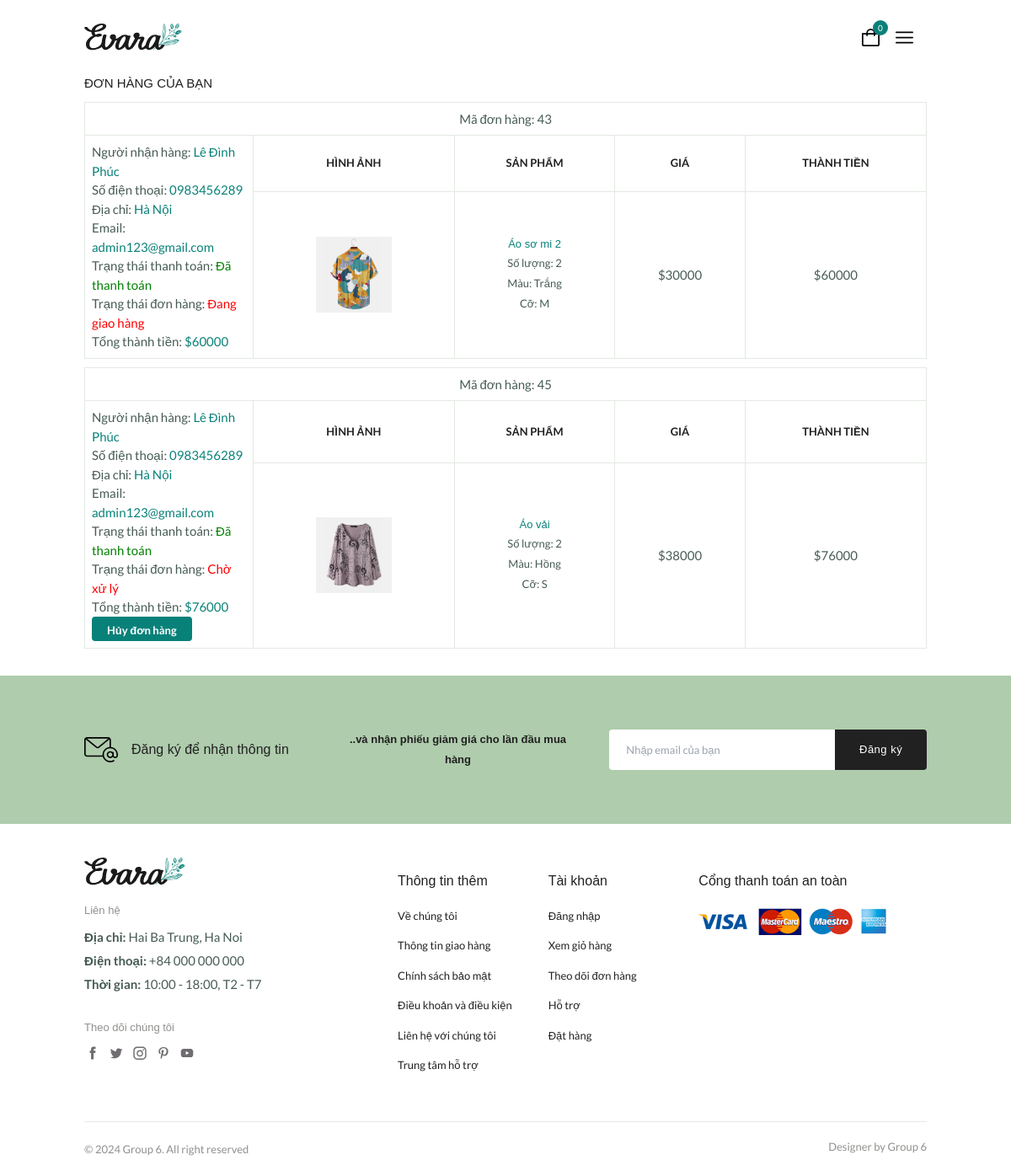
/index.php?act=theodoidonhang (signed in), run on the app's committed database.
### tables this page shows
CREATE TABLE `donhang` (
  `id_don_hang` int(10) NOT NULL,
  `id_trangthai` int(10) NOT NULL,
  `ho_va_ten` varchar(255) NOT NULL,
  `email` varchar(255) NOT NULL,
  `so_dien_thoai` varchar(11) NOT NULL,
  `dia_chi` varchar(255) NOT NULL,
  `thanh_toan` int(10) NOT NULL,
  `giam_gia` varchar(255) DEFAULT NULL,
  `ngay_dat_hang` date NOT NULL DEFAULT current_timestamp(),
  `tong_thanh_tien` float NOT NULL
);

CREATE TABLE `thanhtoan` (
  `id_thanh_toan` int(10) NOT NULL,
  `trang_thai_thanh_toan` varchar(255) NOT NULL
);

CREATE TABLE `trangthai` (
  `id_trang_thai` int(10) NOT NULL,
  `ten_trang_thai` varchar(255) NOT NULL
);

CREATE TABLE `chitietdonhang` (
  `id_ct_don_hang` int(10) NOT NULL,
  `id_bienthe` int(10) NOT NULL,
  `id_donhang` int(10) NOT NULL,
  `gia` float NOT NULL,
  `so_luong` int(10) NOT NULL,
  `thanh_tien` float NOT NULL
);

CREATE TABLE `sanpham` (
  `id_san_pham` int(10) NOT NULL,
  `id_danhmuc` int(10) NOT NULL,
  `ten_san_pham` varchar(255) NOT NULL,
  `hinh_anh` varchar(255) NOT NULL,
  `mo_ta` text NOT NULL,
  `luot_xem` int(10) NOT NULL DEFAULT 0,
  `kich_hoat` bit(1) NOT NULL DEFAULT b'1'
);

CREATE TABLE `mausac` (
  `id_mau_sac` int(10) NOT NULL,
  `ten_mau_sac` varchar(255) NOT NULL,
  `ma_mau` varchar(255) NOT NULL
);

CREATE TABLE `kichco` (
  `id_kich_co` int(10) NOT NULL,
  `ten_kich_co` varchar(255) NOT NULL
);

### models/pdo.php (called while the page is built, shortened)
<?php
function pdo_get_connection(){
    $dburl = "mysql:host=localhost;dbname=db_duan1;charset=utf8";
    $username = 'root';
    $password = '';
    $conn = new PDO($dburl, $username, $password);
    $conn->setAttribute(PDO::ATTR_ERRMODE, PDO::ERRMODE_EXCEPTION);
    return $conn;
}
function pdo_query($sql){
    $sql_args = array_slice(func_get_args(), 1);
    try{
        $conn = pdo_get_connection();
        $stmt = $conn->prepare($sql);
        $stmt->execute($sql_args);
        $rows = $stmt->fetchAll();
        return $rows;
    }
    catch(PDOException $e){
        throw $e;
    }
    finally{
        unset($conn);
    }
}

### models/donhang.php (called while the page is built, shortened)
<?php
    function loadAllOrdersByPhone($so_dien_thoai){
        $sql="SELECT id_don_hang,id_trangthai,ho_va_ten,so_dien_thoai,dia_chi,email,trang_thai_thanh_toan,ten_trang_thai,tong_thanh_tien FROM donhang
        JOIN trangthai ON trangthai.id_trang_thai=donhang.id_trangthai
        JOIN thanhtoan ON thanhtoan.id_thanh_toan=donhang.thanh_toan
        WHERE so_dien_thoai=$so_dien_thoai";
        $orders=pdo_query($sql);
        return $orders;
    }
    function loadAllOrdersDetailsByIdOrder($id_don_hang){
        $sql="SELECT id_donhang,tong_thanh_tien,hinh_anh,chitietdonhang.so_luong,chitietdonhang.gia,thanh_tien,ten_mau_sac,ten_kich_co,ten_san_pham FROM chitietdonhang
        JOIN donhang ON donhang.id_don_hang=chitietdonhang.id_donhang
        JOIN bienthe ON chitietdonhang.id_bienthe=bienthe.id_bien_the
        JOIN sanpham ON sanpham.id_san_pham=bienthe.id_sanpham
        JOIN mausac ON mausac.id_mau_sac=bienthe.id_mausac
        JOIN kichco ON kichco.id_kich_co=bienthe.id_kichco
        WHERE id_donhang=$id_don_hang";
        $orders=pdo_query($sql);
        return $orders;
    }
?>

### views/theodoidonhang.php (the view, shortened to what this page needs)
<main class='main'>
    <section class='container'>
    <?php
        if(isset($_SESSION['nguoidung'])){
            if (!empty($id_order)) {
            echo '<h3>ĐƠN HÀNG CỦA BẠN</h3>';
            foreach($id_order as $id_don_hang){
                extract($id_don_hang);
                if($id_trangthai==1){
                    $cancle='<form action="index.php?act=theodoidonhang" method="post">
                    <input type="hidden" name="id_donhang" value="'.$id_don_hang.'">
                    <button class="btn_cancle" onclick="return confirm(\'Bạn chắc chắn muốn hủy đơn hàng này\')"><input type="submit" name="cancelOrder" value="Hủy đơn hàng"></button>
                    </form>';
                }else if($id_trangthai==6){
                    $cancle='<form action="index.php?act=theodoidonhang" method="post">
                    <input type="hidden" name="id_donhang" value="'.$id_don_hang.'">
                    <button class="btn_cancle" onclick="return confirm(\'Bạn chắc chắn muốn trả hàng?\')"><input type="submit" name="returnOrder" value="Yêu cầu trả hàng"></button>
                    </form>';
                }else{
                    $cancle='';
                }
                if ($ten_trang_thai == "Giao hàng thành công") {
                    $mau = "green";
                } else {
                    $mau = "red";
                }
                if ($trang_thai_thanh_toan == "Đã thanh toán") {
                    $mau2 = "green";
                } else {
                    $mau2 = "red";
                }
                echo '
                    <table class="order__table mar">
                        <tr>
                            <td colspan="6">
                                Mã đơn hàng: '.$id_don_hang.'<br>
                            </td>
                        <tr>
                        <tr>
                            <td rowspan="4" class="table__rows">
                                Người nhận hàng: <span style="color: #088179;">'.$ho_va_ten.'</span><br>
                                Số điện thoại: <span style="color: #088179;">'.$so_dien_thoai.'</span><br>
                                Địa chỉ: <span style="color: #088179;">'.$dia_chi.'</span><br>
                                Email: <span style="color: #088179;">'.$email.'</span><br>
                                Trạng thái thanh toán: <span style="color: '.$mau2.';">'.$trang_thai_thanh_toan.'</span><br>
                                Trạng thái đơn hàng: <span style="color: '.$mau.';">'.$ten_trang_thai.'</span><br>
                                Tổng thành tiền: <span style="color: #088179;">$'.$tong_thanh_tien.'</span><br>
                                '.$cancle.'
                            </td>
                            <th>HÌNH ẢNH</th>
                            <th>SẢN PHẨM</th>
                            <th>GIÁ</th>
                            <th>THÀNH TIỀN</th>
                        </tr>
                    ';
                        $orderDetails=loadAllOrdersDetailsByIdOrder($id_don_hang);
                        foreach($orderDetails as $order){
                            extract($order);
                            echo '
                            <tr>
                                <td><img width="90px" src="./uploads/'.$hinh_anh.'" class="ma" alt=""></td>
                                <td><h3 class="table__title"> '.$ten_san_pham.'
                                </h3>
                                <p class="table__quantity">Số lượng: '.$so_luong.'</p>
                                <p class="table__quantity">Màu: '.$ten_mau_sac.'</p>
                                <p class="table__quantity">Cỡ: '.$ten_kich_co.'</p></td>
                                <td>$'.$gia.'</td>
                                <td>$'.$thanh_tien.'</td>
                            </tr>
                            ';
                        }
                    }
                    echo '</table>';
                }
        }else if(isset($_POST['searchOrder'])&&($_POST['searchOrder'])){
            if (!empty($id_order)) {
            echo '<h3>ĐƠN HÀNG CỦA BẠN</h3>';
            foreach($id_order as $id_don_hang){
                extract($id_don_hang);
                if($id_trangthai==1){
                    $cancle='<form action="index.php?act=theodoidonhang" method="post">
                    <input type="hidden" name="id_donhang" value="'.$id_don_hang.'">
                    <button class="btn_cancle" onclick="return confirm(\'Bạn chắc chắn muốn hủy đơn hàng này\')"><input type="submit" name="cancelOrder" value="Hủy đơn hàng"></button>
                    </form>';
                }else if($id_trangthai==6){
                    $cancle='<form action="index.php?act=theodoidonhang" method="post">
                    <input type="hidden" name="id_donhang" value="'.$id_don_hang.'">
                    <button class="btn_cancle" onclick="return confirm(\'Bạn chắc chắn muốn trả hàng?\')"><input type="submit" name="returnOrder" value="Yêu cầu trả hàng"></button>
                    </form>';
                }else{
                    $cancle='';
                }
                echo '
                <table class="order__table mar">
                    <tr>
                        <td colspan="5">
                            Mã đơn hàng: '.$id_don_hang.'<br>
                        </td>
                    <tr>
                    <tr>
                        <td rowspan="4" class="table__rows">
                            Người nhận hàng: '.$ho_va_ten.'<br>
                            Số điện thoại: '.$so_dien_thoai.'<br>
                            Địa chỉ: '.$dia_chi.'<br>
                            Email: '.$email.'<br>
                            Trạng thái thanh toán: '.$trang_thai_thanh_toan.'<br>
                            Trạng thái đơn hàng: '.$ten_trang_thai.'<br>
                            Tổng thành tiền: $'.$tong_thanh_tien.'<br>
                            '.$cancle.'
                        </td>
                        <th>HÌNH ẢNH</th>
                        <th>SẢN PHẨM</th>
                        <th>GIÁ</th>
                        <th>THÀNH TIỀN</th>
                    </tr>
                ';
                    $orderDetails=loadAllOrdersDetailsByIdOrder($id_don_hang);
                    foreach($orderDetails as $order){
                        extract($order);
                        echo '
                        <tr>
                            <td ><img width="100px" src="./uploads/'.$hinh_anh.'" class="ma" alt=""></td>
                            <td><h3 class="table__title"> '.$ten_san_pham.'
                            </h3>
                            <p class="table__quantity">Số lượng: '.$so_luong.'</p>
                            <p class="table__quantity">Màu: '.$ten_mau_sac.'</p>
                            <p class="table__quantity">Cỡ: '.$ten_kich_co.'</p></td>
                            <td>$'.$gia.'</td>
                            <td>$'.$thanh_tien.'</td>
                        </tr>
                        ';
                    }
                }
                echo '</table>';
            }else{
                echo '
                    <div class="boxempty">
                        <div class="imgempty">
                            <img src="./assets/img/nothingorder.png" alt="empty-order">
                        </div>
                        <h3>Rất tiếc, không tìm thấy đơn hàng nào của bạn<h3>
                        <span>Vẫn còn rất nhiều sản phẩm đang chờ đón bạn. <a class="buynow" href="index.php">Mua hàng ngay</a></span>
                    </div>
                    ';
            }
        }
    ?>
    </section>
</main>

### assets/css/styles.css (style rules this page uses)
:root { --header-height: 4rem; --first-color: hsl(176, 88%, 27%); --first-color-alt: hsl(129, 44%, 94%); --second-color: hsl(34, 94%, 87%); --title-color: hsl(0, 0%, 13%); --text-color: hsl(154, 13%, 32%); --text-color-light: hsl(60, 1%, 56%); --body-color: hsl(0, 0%, 100%); --container-color: hsl(0, 0, 93%); --border-color: hsl(129, 36%, 85%); --border-color-alt: hsl(113, 15%, 90%); --body-font: "Lato", sans-serif; --second-font: "League Spartan", sans-serif; --big-font-size: 3.5rem; --h1-font-size: 2.75rem; --h2-font-size: 2rem; --h3-font-size: 1.75rem; --h4-font-size: 1.375rem; --large-font-size: 1.125rem; --normal-font-size: 1rem; --small-font-size: 0.875rem; --smaller-font-size: 0.75rem; --tiny-font-size: 0.6875rem; --weight-400: 400; --weight-500: 500; --weight-600: 600; --weight-700: 700; --transition: cubic-bezier(0, 0, 0.05, 1); }
@media screen and (max-width: 1200px) { :root { --big-font-size: 2.25rem; --h1-font-size: 2rem; --h2-font-size: 1.375rem; --h3-font-size: 1.25rem; --h4-font-size: 1.125rem; --large-font-size: 1rem; --normal-font-size: 0.9375rem; --small-font-size: 0.8125rem; --smaller-font-size: 0.6875rem; --tiny-font-size: 0.625rem; } }
* { margin: 0; padding: 0; box-sizing: border-box; }
html { scroll-behavior: smooth; }
input, textarea, body { color: var(--text-color); font-family: var(--body-font); font-size: var(--normal-font-size); font-weight: var(--weight-400); }
body { background-color: var(--body-color); }
h1, h2, h3, h4 { font-family: var(--second-font); color: var(--title-color); font-weight: var(--weight-600); }
p { line-height: 1.5rem; }
img { max-width: 100%; }
button, textarea, input { background-color: transparent; border: none; outline: none; }
table { width: 100%; border-collapse: collapse; }
.container { max-width: 1320px; margin: auto; padding-inline: 0.75rem; }
.mar { margin: 10px 0px; }
.table__rows { width: 20%; text-align: left !important; }
.table__title, .table__description, .table__price, .table__subtotal, .table__trash, .table__stock { font-size: var(--small-font-size); }
.table__title, .table__stock { color: var(--first-color); }
.order__table tr th, .order__table tr td { border: 1px solid var(--border-color-alt); padding: 0.5rem; text-align: center; }
.order__table tr th { color: var(--title-color); font-size: var(--small-font-size); }
.table__quantity, .order__subtitle { font-size: var(--small-font-size); }
.btn_cancle { display: inline-block; background-color: var(--first-color); border: 2px solid var(--first-color); color: var(--body-color); padding-inline: 1rem; height: 29px; line-height: 28px; border-radius: 0.25rem; font-family: var(--second-color); font-size: var(--small-font-size); font-weight: var(--weight-700); transition: all 0.4s var(--transition); background-color: var(--first-color); }
.ma { margin: auto; }
@media screen and (max-width: 1400px) { .container { max-width: 1140px; } }
@media screen and (max-width: 1200px) { .container { max-width: 960px; } }

### data on the page
donhang: id_don_hang "43", ho_va_ten "Lê Đình Phúc", so_dien_thoai "0983456289", dia_chi "Hà Nội", email "admin123@gmail.com", thanh_toan.trang_thai_thanh_toan "Đã thanh toán", id_trangthai.ten_trang_thai "Đang giao hàng", tong_thanh_tien "60000"
chitietdonhang: sanpham.hinh_anh (picture), sanpham.ten_san_pham "Áo sơ mi 2", so_luong "2", mausac.ten_mau_sac "Trắng", kichco.ten_kich_co "M", gia "30000", thanh_tien "60000"
donhang: id_don_hang "45", ho_va_ten "Lê Đình Phúc", so_dien_thoai "0983456289", dia_chi "Hà Nội", email "admin123@gmail.com", thanh_toan.trang_thai_thanh_toan "Đã thanh toán", id_trangthai.ten_trang_thai "Chờ xử lý", tong_thanh_tien "76000"
chitietdonhang: sanpham.hinh_anh (picture), sanpham.ten_san_pham "Áo vải", so_luong "2", mausac.ten_mau_sac "Hồng", kichco.ten_kich_co "S", gia "38000", thanh_tien "76000"

### other printed values
$countProducts "0"
